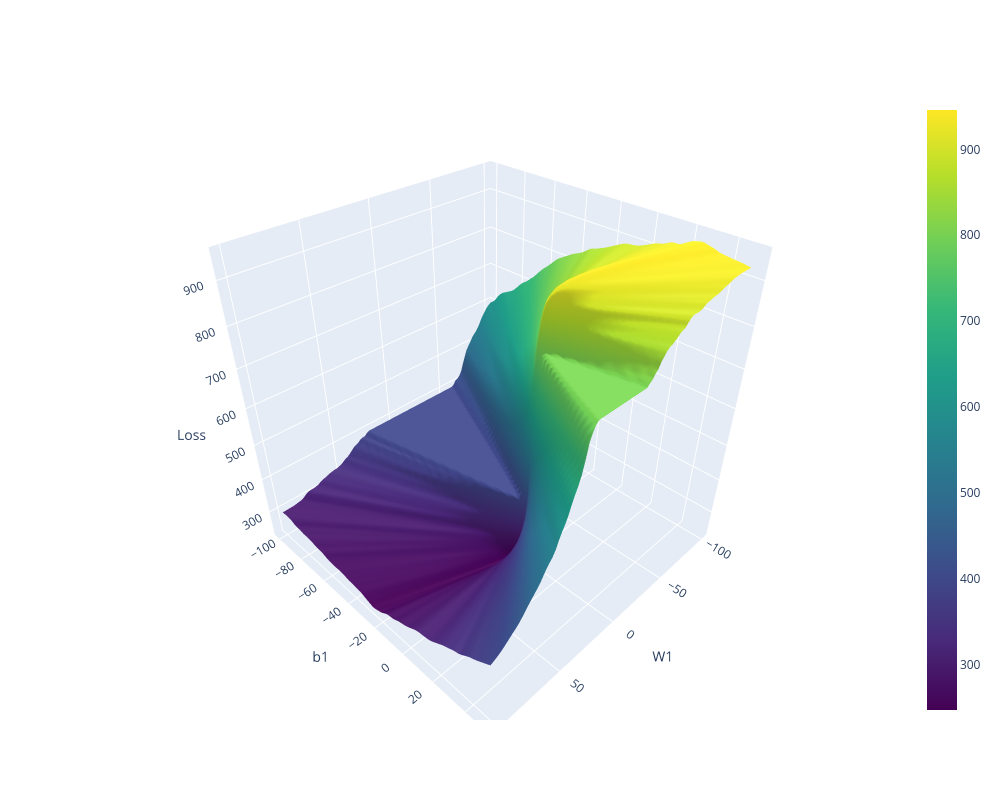

Notebook code cell kept with this figure:
### Markdown cell above
What is the loss surface of this function? That's difficult to plot since now we have 4 parameters in total. Therefore, we have to fix some of the parameters in place.

### Code cell
W2_fixed = np.array([[1]])
b2_fixed = 0

Ws = np.linspace(-100, 100, 100)
bs = np.linspace(-100, 50, 100)
errs = np.zeros((len(bs), len(Ws)))

for i in range(len(bs)):
    for j in range(len(Ws)):
        W1_val = np.array([[Ws[j]]])
        b1_val = bs[i]
        X_1d = X[:, 0:1]
        z_pred = two_layer_model(X_1d, W1_val, b1_val, W2_fixed, b2_fixed)
        errs[i, j] = sum_of_squares(z_pred, y)

fig = go.Figure(data=[go.Surface(x=Ws, y=bs, z=errs, colorscale='Viridis')])
fig.update_layout(
    scene=dict(
        xaxis_title='W1',
        yaxis_title='b1',
        zaxis_title='Loss'
    ),
    width=1000,
    height=800
)
fig.show()

### Figure 1 — Plotly figure (JSON) as saved in the notebook; plotly's stock layout.template omitted (floating-point values rounded to 4 significant figures; data arrays with more than 128 entries replaced by an {"elided": "..."} marker saying what was removed)
{"data": [{"colorscale": [[0, "#440154"], [0.1111, "#482878"], [0.2222, "#3e4989"], [0.3333, "#31688e"], [0.4444, "#26828e"], [0.5556, "#1f9e89"], [0.6667, "#35b779"], [0.7778, "#6ece58"], [0.8889, "#b5de2b"], [1, "#fde725"]], "type": "surface", "x": [-100.0, -97.98, -95.96, -93.94, -91.92, -89.9, -87.88, -85.86, -83.84, -81.82, -79.8, -77.78, -75.76, -73.74, -71.72, -69.7, -67.68, -65.66, -63.64, -61.62, -59.6, -57.58, -55.56, -53.54, -51.52, -49.49, -47.47, -45.45, -43.43, -41.41, -39.39, -37.37, -35.35, -33.33, -31.31, -29.29, -27.27, -25.25, -23.23, -21.21, -19.19, -17.17, -15.15, -13.13, -11.11, -9.091, -7.071, -5.051, -3.03, -1.01, 1.01, 3.03, 5.051, 7.071, 9.091, 11.11, 13.13, 15.15, 17.17, 19.19, 21.21, 23.23, 25.25, 27.27, 29.29, 31.31, 33.33, 35.35, 37.37, 39.39, 41.41, 43.43, 45.45, 47.47, 49.49, 51.52, 53.54, 55.56, 57.58, 59.6, 61.62, 63.64, 65.66, 67.68, 69.7, 71.72, 73.74, 75.76, 77.78, 79.8, 81.82, 83.84, 85.86, 87.88, 89.9, 91.92, 93.94, 95.96, 97.98, 100.0], "y": [-100.0, -98.48, -96.97, -95.45, -93.94, -92.42, -90.91, -89.39, -87.88, -86.36, -84.85, -83.33, -81.82, -80.3, -78.79, -77.27, -75.76, -74.24, -72.73, -71.21, -69.7, -68.18, -66.67, -65.15, -63.64, -62.12, -60.61, -59.09, -57.58, -56.06, -54.55, -53.03, -51.52, -50.0, -48.48, -46.97, -45.45, -43.94, -42.42, -40.91, -39.39, -37.88, -36.36, -34.85, -33.33, -31.82, -30.3, -28.79, -27.27, -25.76, -24.24, -22.73, -21.21, -19.7, -18.18, -16.67, -15.15, -13.64, -12.12, -10.61, -9.091, -7.576, -6.061, -4.545, -3.03, -1.515, 0.0, 1.515, 3.03, 4.545, 6.061, 7.576, 9.091, 10.61, 12.12, 13.64, 15.15, 16.67, 18.18, 19.7, 21.21, 22.73, 24.24, 25.76, 27.27, 28.79, 30.3, 31.82, 33.33, 34.85, 36.36, 37.88, 39.39, 40.91, 42.42, 43.94, 45.45, 46.97, 48.48, 50.0], "z": {"elided": "100x100 float values"}}], "layout": {"height": 800, "scene": {"xaxis": {"title": {"text": "W1"}}, "yaxis": {"title": {"text": "b1"}}, "zaxis": {"title": {"text": "Loss"}}}, "width": 1000}}
